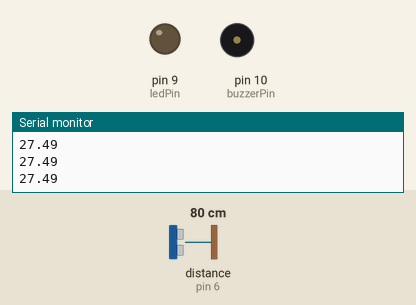
Simulated run of this sketch. Board: Arduino Uno, built with avr-gcc and run on an emulated ATmega328P. Shown: output pins drawn as LEDs (lit = HIGH), buzzer (waves = sounding), the last lines printed to the serial monitor. Wiring (inferred from the names in the program): ultrasonic range finder: trigger pin 8; echo pin 6. Inputs (shaded band) come from the test bench; at power-on: distance to the obstacle (sensor on pin 6) 80 cm. The echo pulse lasts 58.3 µs per cm; pins used as bus, display or sensor lines are not drawn.

Above: at 1.2 s.
1.3 s: distance to the obstacle (sensor on pin 6) set to 22 cm
2.8 s: distance to the obstacle (sensor on pin 6) set to 19 cm
At 3.5 s:
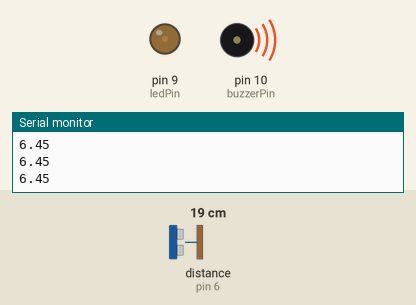
4.3 s: distance to the obstacle (sensor on pin 6) set to 4 cm
At 5.5 s:
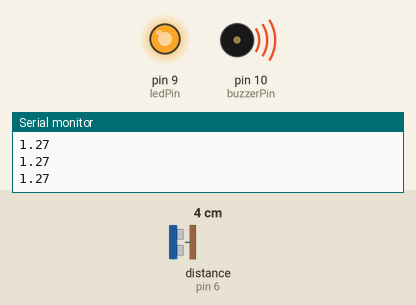
5.8 s: distance to the obstacle (sensor on pin 6) set to 9 cm
At 7.0 s:
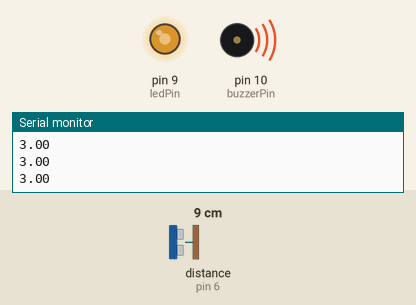
Timing chart, 0 to 8.3 s (numbered marks = the images above; inputs shaded):
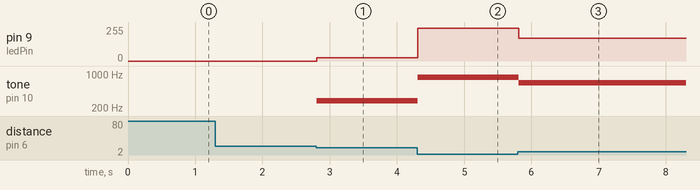

The sketch:

Ultrasound_jan26a.ino
```cpp
int ledPin = 9;
int buzzerPin = 10;
int trigPin = 8;
int echoPin = 6;
float distanceMin = 1;
float distanceMax = 7;
int multiplier = 1000;

void setup() {
  Serial.begin(9600);
  pinMode(ledPin, OUTPUT);
  pinMode(buzzerPin, OUTPUT);
  pinMode(trigPin, OUTPUT);
  pinMode(echoPin, INPUT);

}

void loop() {
  digitalWrite(trigPin, HIGH);
  delayMicroseconds(10);
  digitalWrite(trigPin, LOW);

  float duration = pulseIn(echoPin, HIGH);
  float distance = duration / 169;
  Serial.println(distance);
  int ledValue = map(distance * multiplier, distanceMin * multiplier, distanceMax * multiplier, 255, 0);
  int toneValue = map(distance * multiplier, distanceMin * multiplier, distanceMax * multiplier, 880, 220);

  if (distance >= distanceMin && distance <= distanceMax) {

    analogWrite(ledPin, ledValue);
    tone(buzzerPin, toneValue);
  } else {
    digitalWrite(ledPin, LOW);
    noTone(buzzerPin);
  }

}
```

Measured:
- the behaviour switches between 21 and 20 cm on distance to the obstacle (sensor on pin 6) (found by bisection; images 0 and 1)
- after the input at 2.8 s, pin 9 (ledPin): 0/255 → 24/255 at once; tone on pin 10 (buzzerPin): silent → 281 Hz at once
- after the input at 4.3 s, pin 9 (ledPin): 24/255 → 244/255 at once; tone on pin 10 (buzzerPin): 281 Hz → 851 Hz at once
- after the input at 5.8 s, pin 9 (ledPin): 244/255 → 170/255 at once; tone on pin 10 (buzzerPin): 851 Hz → 660 Hz at once
